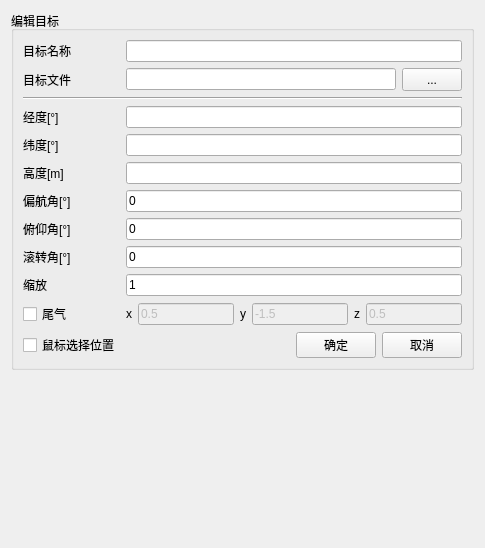
<?xml version="1.0" encoding="UTF-8"?>
<ui version="4.0">
 <class>ModelEdit</class>
 <widget class="QWidget" name="ModelEdit">
  <property name="geometry">
   <rect>
    <x>0</x>
    <y>0</y>
    <width>485</width>
    <height>548</height>
   </rect>
  </property>
  <property name="windowTitle">
   <string>添加目标</string>
  </property>
  <layout class="QGridLayout" name="gridLayout_2">
   <item row="2" column="0">
    <spacer name="verticalSpacer">
     <property name="orientation">
      <enum>Qt::Vertical</enum>
     </property>
     <property name="sizeHint" stdset="0">
      <size>
       <width>20</width>
       <height>1</height>
      </size>
     </property>
    </spacer>
   </item>
   <item row="1" column="0">
    <widget class="QGroupBox" name="groupBox">
     <property name="title">
      <string>编辑目标</string>
     </property>
     <layout class="QGridLayout" name="gridLayout">
      <item row="4" column="0">
       <widget class="QLabel" name="label_4">
        <property name="text">
         <string>纬度[°]</string>
        </property>
       </widget>
      </item>
      <item row="12" column="0">
       <widget class="QCheckBox" name="checkBox_mouse">
        <property name="text">
         <string>鼠标选择位置</string>
        </property>
       </widget>
      </item>
      <item row="12" column="1" colspan="2">
       <spacer name="horizontalSpacer">
        <property name="orientation">
         <enum>Qt::Horizontal</enum>
        </property>
        <property name="sizeHint" stdset="0">
         <size>
          <width>148</width>
          <height>20</height>
         </size>
        </property>
       </spacer>
      </item>
      <item row="8" column="1" colspan="4">
       <widget class="QLineEdit" name="lineEdit_Roll">
        <property name="text">
         <string>0</string>
        </property>
       </widget>
      </item>
      <item row="5" column="0">
       <widget class="QLabel" name="label_5">
        <property name="text">
         <string>高度[m]</string>
        </property>
       </widget>
      </item>
      <item row="7" column="0">
       <widget class="QLabel" name="label_7">
        <property name="text">
         <string>俯仰角[°]</string>
        </property>
       </widget>
      </item>
      <item row="2" column="0" colspan="5">
       <widget class="Line" name="line">
        <property name="orientation">
         <enum>Qt::Horizontal</enum>
        </property>
       </widget>
      </item>
      <item row="9" column="0">
       <widget class="QLabel" name="label_11">
        <property name="text">
         <string>缩放</string>
        </property>
       </widget>
      </item>
      <item row="9" column="1" colspan="4">
       <widget class="QLineEdit" name="lineEdit_scale">
        <property name="text">
         <string>1</string>
        </property>
       </widget>
      </item>
      <item row="1" column="0">
       <widget class="QLabel" name="label">
        <property name="text">
         <string>目标文件</string>
        </property>
       </widget>
      </item>
      <item row="8" column="0">
       <widget class="QLabel" name="label_8">
        <property name="text">
         <string>滚转角[°]</string>
        </property>
       </widget>
      </item>
      <item row="7" column="1" colspan="4">
       <widget class="QLineEdit" name="lineEdit_El">
        <property name="text">
         <string>0</string>
        </property>
       </widget>
      </item>
      <item row="3" column="0">
       <widget class="QLabel" name="label_3">
        <property name="text">
         <string>经度[°]</string>
        </property>
       </widget>
      </item>
      <item row="1" column="1" colspan="3">
       <widget class="QLineEdit" name="lineEdit_model"/>
      </item>
      <item row="0" column="0">
       <widget class="QLabel" name="label_9">
        <property name="text">
         <string>目标名称</string>
        </property>
       </widget>
      </item>
      <item row="6" column="0">
       <widget class="QLabel" name="label_6">
        <property name="text">
         <string>偏航角[°]</string>
        </property>
       </widget>
      </item>
      <item row="5" column="1" colspan="4">
       <widget class="QLineEdit" name="lineEdit_Z"/>
      </item>
      <item row="0" column="1" colspan="4">
       <widget class="QLineEdit" name="lineEdit_name">
        <property name="text">
         <string/>
        </property>
       </widget>
      </item>
      <item row="10" column="0">
       <layout class="QHBoxLayout" name="horizontalLayout_2">
        <item>
         <widget class="QCheckBox" name="checkBox_vehicleExhaust">
          <property name="text">
           <string>尾气</string>
          </property>
         </widget>
        </item>
       </layout>
      </item>
      <item row="1" column="4">
       <widget class="QPushButton" name="Btn_model">
        <property name="minimumSize">
         <size>
          <width>0</width>
          <height>23</height>
         </size>
        </property>
        <property name="maximumSize">
         <size>
          <width>60</width>
          <height>16777215</height>
         </size>
        </property>
        <property name="text">
         <string>...</string>
        </property>
       </widget>
      </item>
      <item row="6" column="1" colspan="4">
       <widget class="QLineEdit" name="lineEdit_Az">
        <property name="text">
         <string>0</string>
        </property>
       </widget>
      </item>
      <item row="4" column="1" colspan="4">
       <widget class="QLineEdit" name="lineEdit_Y"/>
      </item>
      <item row="12" column="3" colspan="2">
       <layout class="QHBoxLayout" name="horizontalLayout">
        <item>
         <widget class="QPushButton" name="pushButton_OK">
          <property name="text">
           <string>确定</string>
          </property>
         </widget>
        </item>
        <item>
         <widget class="QPushButton" name="pushButton_Cancel">
          <property name="text">
           <string>取消</string>
          </property>
         </widget>
        </item>
       </layout>
      </item>
      <item row="3" column="1" colspan="4">
       <widget class="QLineEdit" name="lineEdit_X"/>
      </item>
      <item row="10" column="1" colspan="4">
       <layout class="QHBoxLayout" name="horizontalLayout_3">
        <item>
         <widget class="QLabel" name="label_12">
          <property name="text">
           <string>x</string>
          </property>
         </widget>
        </item>
        <item>
         <widget class="QLineEdit" name="lineEdit_offsetX">
          <property name="enabled">
           <bool>false</bool>
          </property>
          <property name="text">
           <string>0.5</string>
          </property>
         </widget>
        </item>
        <item>
         <widget class="QLabel" name="label_13">
          <property name="text">
           <string>y</string>
          </property>
         </widget>
        </item>
        <item>
         <widget class="QLineEdit" name="lineEdit_offsetY">
          <property name="enabled">
           <bool>false</bool>
          </property>
          <property name="text">
           <string>-1.5</string>
          </property>
         </widget>
        </item>
        <item>
         <widget class="QLabel" name="label_14">
          <property name="text">
           <string>z</string>
          </property>
         </widget>
        </item>
        <item>
         <widget class="QLineEdit" name="lineEdit_offsetZ">
          <property name="enabled">
           <bool>false</bool>
          </property>
          <property name="text">
           <string>0.5</string>
          </property>
         </widget>
        </item>
       </layout>
      </item>
     </layout>
    </widget>
   </item>
  </layout>
 </widget>
 <resources/>
 <connections/>
</ui>
